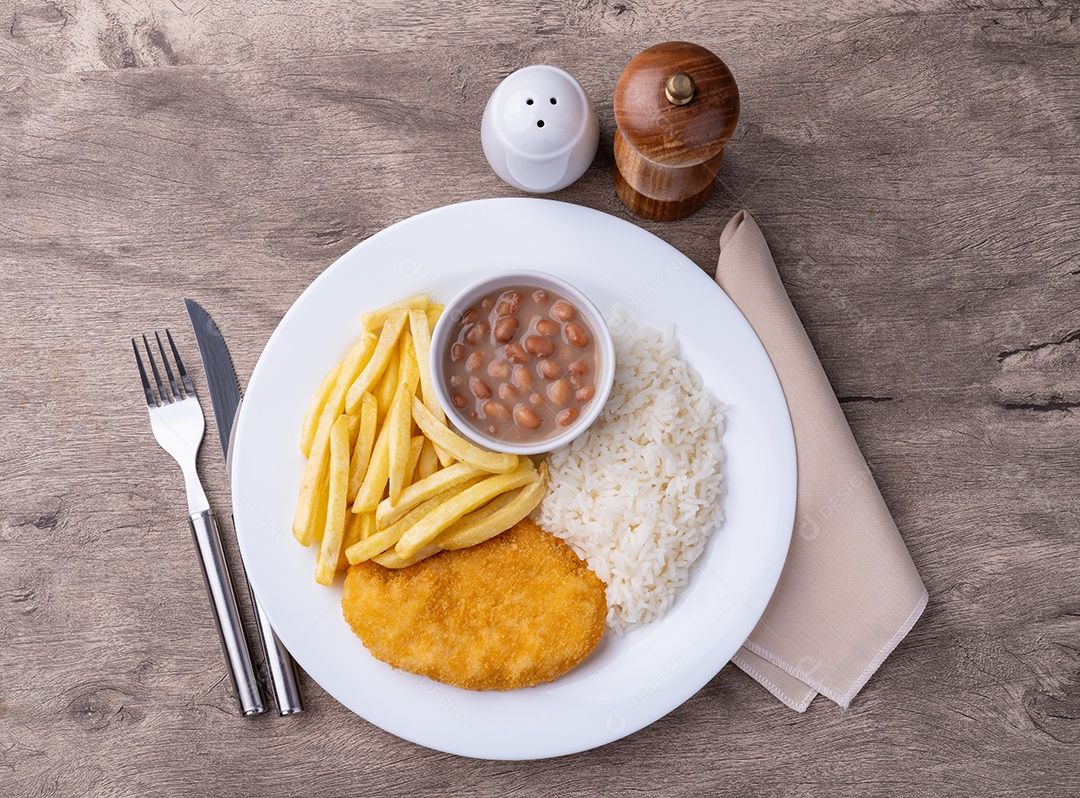
#> input picture Teste/3.jpg, 1080 x 798 px
$ python -i predict.py   (imports and definitions only)
#> lines starting #> are read from the running program, lines starting #| are printed output that depends on the picture
#> further down, picture is the input picture: shape (798, 1080, 3); mean B, G, R 138.6, 147.1, 166.8
"""Estima a quantidade de comida no prato de uma foto.

Pipeline:
  1. O YOLO-seg fine-tunado segmenta a comida (máscara binária).
  2. A borda do prato é detectada pela transformada de Hough circular
     (processamento clássico de sinais: gradiente + votação no espaço de parâmetros).
  3. Quantidade = pixels de comida dentro do prato / área do prato.

Se nenhum círculo for encontrado (prato fora de quadro, formato não circular),
o script usa a imagem inteira como referência e avisa no resultado.

Uso:
    uv run python scripts/predict.py foto.jpg
    uv run python scripts/predict.py pasta_com_fotos/ --weights runs/food-seg/weights/best.pt
    uv run python scripts/predict.py --webcam            # demo ao vivo
    uv run python scripts/predict.py --webcam --gravar   # demo ao vivo gravando .mp4
"""

import argparse
from pathlib import Path

import cv2
import numpy as np
from ultralytics import YOLO

ROOT = Path(__file__).resolve().parent.parent
DEFAULT_WEIGHTS = ROOT / "runs" / "food-seg" / "weights" / "best.pt"
OUTPUT_DIR = ROOT / "outputs"

IMAGE_EXTENSIONS = {".jpg", ".jpeg", ".png", ".bmp", ".webp"}


def detect_plate(image: np.ndarray) -> tuple[int, int, int] | None:
    """Detecta o maior círculo (borda do prato) via transformada de Hough.

    Retorna (cx, cy, raio) em pixels, ou None se nenhum círculo plausível existir.
    """
    gray = cv2.cvtColor(image, cv2.COLOR_BGR2GRAY)
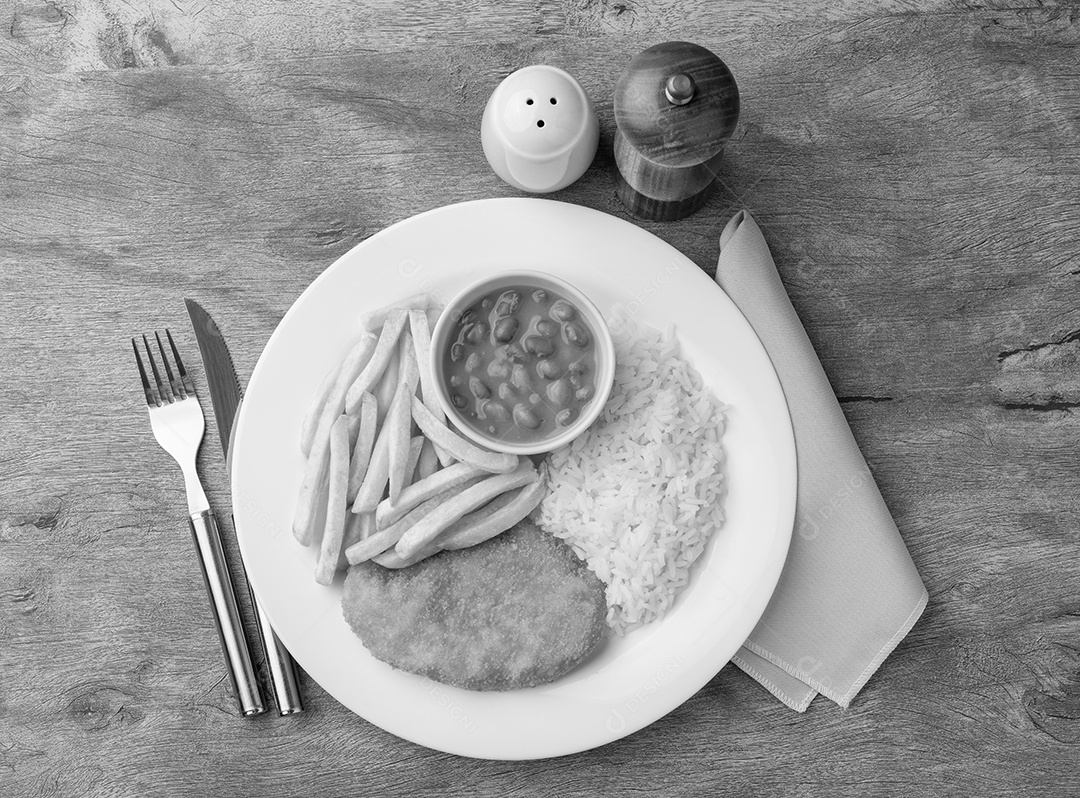
#> gray: shape (798, 1080); min 0, max 255, mean 152
    gray = cv2.medianBlur(gray, 7)
    h, w = gray.shape
#> h = 798; w = 1080
    min_dim = min(h, w)
#> min_dim = 798

    circles = cv2.HoughCircles(
        gray,
        cv2.HOUGH_GRADIENT,
        dp=1.5,
        minDist=min_dim // 2,
        param1=120,   # limiar do detector de bordas (Canny) interno
        param2=60,    # limiar de votos no acumulador de Hough
        minRadius=min_dim // 3,   # um prato fotografado de propósito ocupa boa parte do quadro
        maxRadius=int(min_dim * 0.75),
    )
#> circles = [[512.2, 479.2, 281.5], [266.2, 126.8, 271.7]]
    if circles is None:
        return None
    # HoughCircles retorna os círculos em ordem decrescente de votos. Percorre nessa
    # ordem e aceita o primeiro plausível: centro na região central da imagem e
    # círculo quase inteiro dentro do quadro (um prato fotografado de propósito
    # dificilmente está encostado na borda da foto).
    for cx, cy, r in np.round(circles[0]).astype(int):
        center_ok = abs(cx - w / 2) < w / 4 and abs(cy - h / 2) < h / 4
        inside_ok = (cx - 0.7 * r >= -0.1 * w and cx + 0.7 * r <= 1.1 * w
                     and cy - 0.7 * r >= -0.1 * h and cy + 0.7 * r <= 1.1 * h)
        if center_ok and inside_ok:
            return int(cx), int(cy), int(r)
#> this loop made 1 pass
#> (cx, cy, r, center_ok, inside_ok) on pass 1: (512, 479, 281, True, True)
    return None


# [144 lines left out: functions food_mask_from_yolo, annotate, analyze_image, run_webcam, main, not called in this run]


# [2 lines not run here, left out]

>>> import cv2
>>> picture = cv2.imread('../Teste/3.jpg')
>>> result = detect_plate(picture)
#> result = (512, 479, 281)
